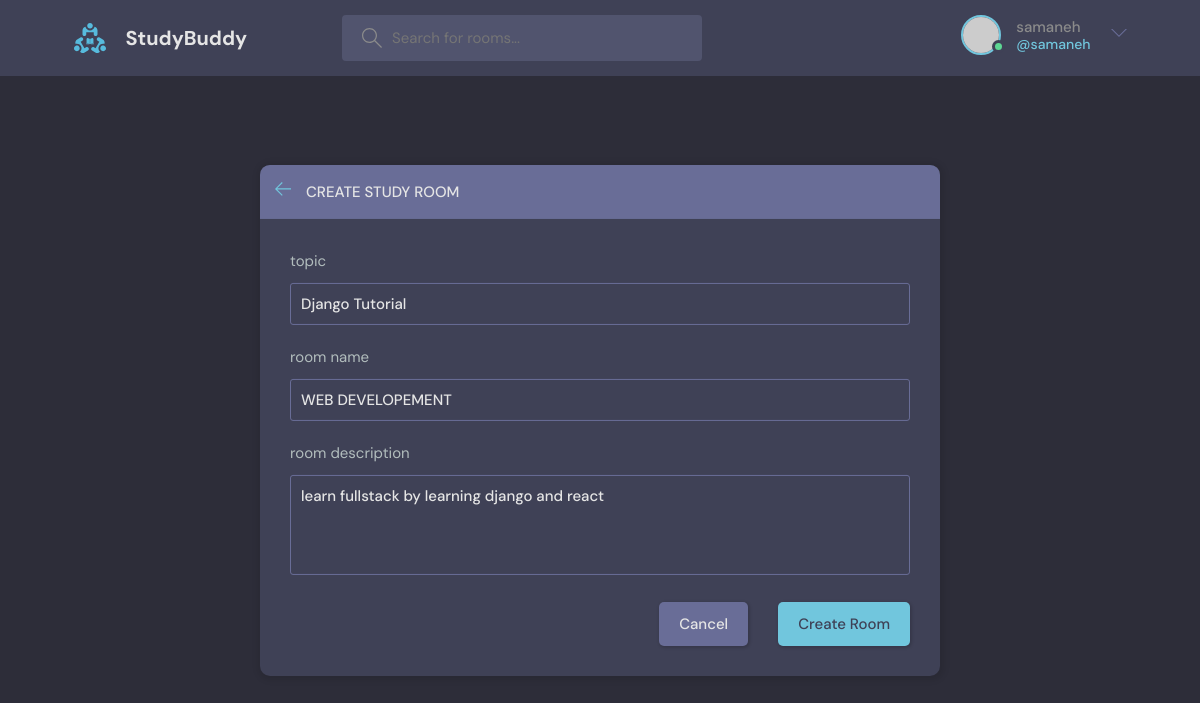
The app's page /updateroom/2/ (signed in) with its own data.
### base/models.py (models this page shows, shortened)
class Room(models.Model):
    host=models.ForeignKey(User, on_delete=models.SET_NULL, null=True)
    topic=models.ForeignKey(Topic, on_delete=models.SET_NULL, null=True)
    name=models.CharField(max_length=50)
    description=models.TextField(null=True, blank=True)
    participants=models.ManyToManyField(User, related_name="participants", blank=True)
    updated=models.DateTimeField(auto_now=True)
    created=models.DateTimeField(auto_now_add=True)
    class Meta:
        ordering=['-updated', '-created']

class Topic(models.Model):
    name=models.CharField(max_length=80)

### base/views.py (the view, shortened to what this page needs)
# urls.py: path("updateroom/<str:pk>/", views.updateRoom, name="updateroom"),
@login_required(login_url="login")
def updateRoom(request, pk):
    room=Room.objects.get(id=pk)
    form=RoomForm(instance=room)
    topics=Topic.objects.all()
    if request.user != room.host:
        return HttpResponse("YOU ARE NOT ALLOWED HERE!")
    return render(request, "base/room_form.html",{
        "room":room,
        "form":form,
        "topics":topics
    })

### base/forms.py
class RoomForm(ModelForm):
    class Meta:
        model=Room
        fields="__all__"
        exclude=["host", "participants"]

### base/templates/base/room_form.html (shortened to what this page needs)
{% extends 'main.html' %}
{% block content %}
<main class="create-room layout">
  <div class="container">
    <div class="layout__box">
      <div class="layout__boxHeader">
        <div class="layout__boxTitle">
          <a href="{% url 'home' %}">
            <svg version="1.1" xmlns="http://www.w3.org/2000/svg" width="32" height="32" viewBox="0 0 32 32">
              <title>arrow-left</title>
              <path
                d="M13.723 2.286l-13.723 13.714 13.719 13.714 1.616-1.611-10.96-10.96h27.625v-2.286h-27.625l10.965-10.965-1.616-1.607z">
              </path>
            </svg>
          </a>
          <h3>Create Study Room</h3>
        </div>
      </div>
      <div class="layout__body">
        <form class="form" action="#" method="POST">
          <div class="form__group">
            <label for="room_topic">topic</label>
            <input type="text" name="topic" value="{{room.topic.name}}" required list="topic_list">
          </div>
          <div class="form__group">
            <label for="room_name">room name</label>
            {{form.name}}
          </div>
          <div class="form__group">
            <label for="room_description">room description</label>
            {{form.description}}
          </div>
          <div class="form__action">
            <a class="btn btn--dark" href="index.html">Cancel</a>
            <button class="btn btn--main" type="submit">Create Room</button>
          </div>
        </form>
      </div>
    </div>
  </div>
</main>
{% endblock content %}

### templates/navbar.html (shortened to what this page needs)
{% load static %}
<header class="header header--loggedIn">
    <div class="container">
        <a href="{% url 'home' %}" class="header__logo">
            <img src="{% static 'images/logo.svg' %}" />
            <h1>StudyBuddy</h1>
        </a>
        <form method="GET" action="{% url 'home' %}" class="header__search">
            <label>
                <input name="q" placeholder="Search for rooms..." />
            </label>
        </form>
        <nav class="header__menu">
            {% if request.user.is_authenticated %}
            <div class="header__user">
                <a href="profile.html">
                    <div class="avatar avatar--medium active">
                        <img src="https://randomuser.me/api/portraits/men/37.jpg" />
                    </div>
                    <p>{{request.user.username}} <span>@{{request.user.username}}</span></p>
                </a>
                <button class="dropdown-button">
                    <svg version="1.1" xmlns="http://www.w3.org/2000/svg" width="32" height="32" viewBox="0 0 32 32">
                        <title>chevron-down</title>
                        <path d="M16 21l-13-13h-3l16 16 16-16h-3l-13 13z"></path>
                    </svg>
                </button>
            </div>
            {% else %}
            <a href="{% url 'login' %}">
                <img src="{% static 'images/avatar.svg' %}" />
                <p>Login</p>
            </a>
            {% endif %}
        </nav>
    </div>
</header>

### records on screen
Room: topic "Django Tutorial", name "WEB DEVELOPEMENT", description "learn fullstack by learning django and react"

### other values on screen
{{ request.user.username }} "samaneh"
